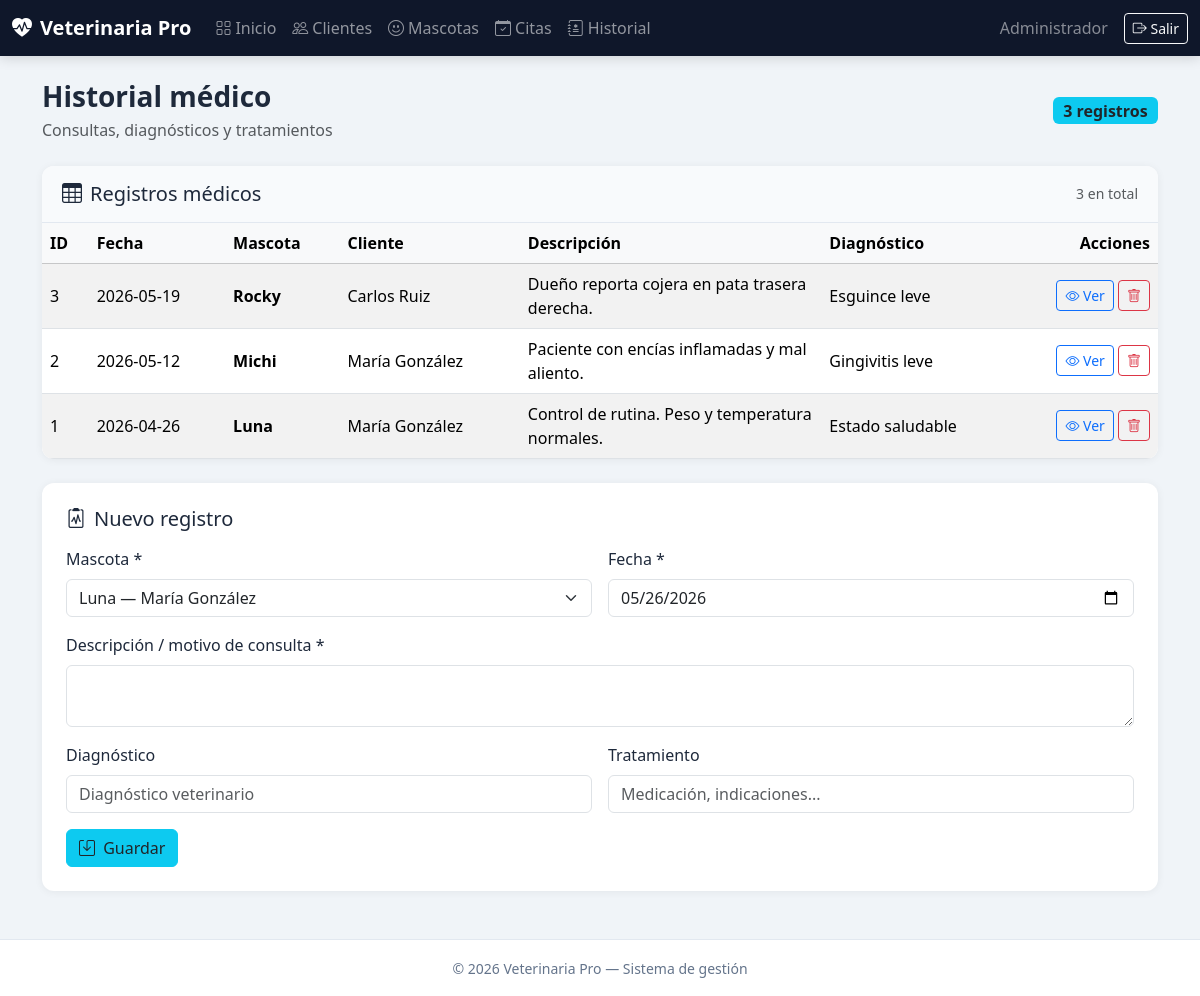
Screenshot of /views/historial.php (signed in) with the database file from the repository.
### tables this page shows
CREATE TABLE IF NOT EXISTS historial (
  id INT AUTO_INCREMENT PRIMARY KEY,
  id_mascota INT NOT NULL,
  descripcion TEXT NOT NULL,
  diagnostico VARCHAR(255),
  tratamiento TEXT,
  fecha DATE NOT NULL,
  FOREIGN KEY (id_mascota) REFERENCES mascotas(id) ON DELETE CASCADE
);

CREATE TABLE IF NOT EXISTS mascotas (
  id INT AUTO_INCREMENT PRIMARY KEY,
  nombre VARCHAR(80) NOT NULL,
  especie VARCHAR(50) NOT NULL,
  raza VARCHAR(80),
  edad INT DEFAULT 0,
  id_cliente INT NOT NULL,
  FOREIGN KEY (id_cliente) REFERENCES clientes(id) ON DELETE CASCADE
);

CREATE TABLE IF NOT EXISTS clientes (
  id INT AUTO_INCREMENT PRIMARY KEY,
  nombre VARCHAR(120) NOT NULL,
  telefono VARCHAR(20),
  direccion VARCHAR(255),
  correo VARCHAR(150),
  creado_en TIMESTAMP DEFAULT CURRENT_TIMESTAMP
);

### includes/datos_lista.php (called while the page is built, shortened)
<?php
function datos_listar(mysqli $conexion, string $sql): array
{
    $res = $conexion->query($sql);
    $filas = [];
    while ($row = $res->fetch_assoc()) {
        $filas[] = $row;
    }
    return $filas;
}

### includes/paths.php (called while the page is built)
<?php
function app_base_path(): string
{
    $dir = str_replace('\\', '/', dirname($_SERVER['SCRIPT_NAME'] ?? ''));
    $leaf = basename($dir);
    if ($leaf === 'views' || $leaf === 'backend') {
        $dir = dirname($dir);
    }
    return rtrim($dir, '/');
}
function app_url(string $path = ''): string
{
    $base = app_base_path();
    $path = ltrim(str_replace('\\', '/', $path), '/');
    return ($base === '' ? '' : $base) . ($path !== '' ? '/' . $path : '');
}

### views/historial.php (the view, shortened to what this page needs)
<?php
require_once '../backend/conexion.php';
require_once '../includes/datos_lista.php';
require_once '../includes/paths.php';
require_once '../includes/header.php';
$mascotasSelect = datos_listar(
    $conexion,
    'SELECT mascotas.id, mascotas.nombre, clientes.nombre AS cliente
     FROM mascotas
     INNER JOIN clientes ON mascotas.id_cliente = clientes.id
     ORDER BY mascotas.nombre ASC'
);
$registros = datos_listar(
    $conexion,
    'SELECT historial.*, mascotas.nombre AS mascota, clientes.nombre AS cliente
     FROM historial
     INNER JOIN mascotas ON historial.id_mascota = mascotas.id
     INNER JOIN clientes ON mascotas.id_cliente = clientes.id
     ORDER BY historial.fecha DESC, historial.id DESC'
);
?>
<div class="page-header d-flex justify-content-between align-items-center flex-wrap gap-2 mb-4">
    <div>
        <h1 class="h3 mb-1">Historial médico</h1>
        <p class="text-muted mb-0">Consultas, diagnósticos y tratamientos</p>
    </div>
    <span class="badge bg-info text-dark fs-6"><?= count($registros) ?> registros</span>
</div>
<section class="table-card mb-4" id="seccion-historial" aria-labelledby="tituloListaHistorial">
    <div class="list-section-header">
        <h2 class="h5 mb-0" id="tituloListaHistorial">
            <i class="bi bi-table me-2"></i>Registros médicos
        </h2>
        <span class="text-muted small"><?= count($registros) ?> en total</span>
    </div>
    <div class="table-responsive">
        <table class="table table-hover table-striped mb-0 align-middle">
            <thead class="table-light">
                <tr>
                    <th>ID</th>
                    <th>Fecha</th>
                    <th>Mascota</th>
                    <th>Cliente</th>
                    <th>Descripción</th>
                    <th>Diagnóstico</th>
                    <th class="text-end" width="140">Acciones</th>
                </tr>
            </thead>
            <tbody>
                <?php if (count($registros) === 0): ?>
                <tr>
                    <td colspan="7" class="text-muted text-center py-5">
                        <i class="bi bi-journal-x display-6 d-block mb-2 opacity-50"></i>
                        Sin registros en el historial clínico.
                    </td>
                </tr>
                <?php else: foreach ($registros as $row): ?>
                <tr>
                    <td><?= (int) $row['id'] ?></td>
                    <td><?= htmlspecialchars($row['fecha']) ?></td>
                    <td class="fw-semibold"><?= htmlspecialchars($row['mascota']) ?></td>
                    <td><?= htmlspecialchars($row['cliente']) ?></td>
                    <td class="text-truncate-cell" title="<?= htmlspecialchars($row['descripcion']) ?>">
                        <?php
                        $desc = $row['descripcion'];
                        echo htmlspecialchars(strlen($desc) > 60 ? substr($desc, 0, 60) . '…' : $desc);
                        ?>
                    </td>
                    <td><?= htmlspecialchars($row['diagnostico'] ?? '—') ?></td>
                    <td class="text-end text-nowrap">
                        <button type="button" class="btn btn-outline-primary btn-sm"
                                data-bs-toggle="modal" data-bs-target="#modalVerHistorial"
                                data-id="<?= (int) $row['id'] ?>"
                                data-fecha="<?= htmlspecialchars($row['fecha'], ENT_QUOTES) ?>"
                                data-mascota="<?= htmlspecialchars($row['mascota'], ENT_QUOTES) ?>"
                                data-cliente="<?= htmlspecialchars($row['cliente'], ENT_QUOTES) ?>"
                                data-descripcion="<?= htmlspecialchars($row['descripcion'], ENT_QUOTES) ?>"
                                data-diagnostico="<?= htmlspecialchars($row['diagnostico'] ?? '', ENT_QUOTES) ?>"
                                data-tratamiento="<?= htmlspecialchars($row['tratamiento'] ?? '', ENT_QUOTES) ?>">
                            <i class="bi bi-eye"></i> Ver
                        </button>
                        <a href="<?= app_url('backend/historial.php') ?>?eliminar=<?= (int) $row['id'] ?>"
                           class="btn btn-outline-danger btn-sm"
                           onclick="return confirm('¿Eliminar este registro?')">
                            <i class="bi bi-trash"></i>
                        </a>
                    </td>
                </tr>
                <?php endforeach; endif; ?>
            </tbody>
        </table>
    </div>
</section>
<div class="form-card">
    <h5 class="mb-3"><i class="bi bi-clipboard2-pulse me-2"></i>Nuevo registro</h5>
    <?php if (count($mascotasSelect) === 0): ?>
    <div class="alert alert-warning mb-0">
        Registre una <a href="mascotas.php">mascota</a> para añadir historial clínico.
    </div>
    <?php else: ?>
    <form method="POST" action="<?= app_url('backend/historial.php') ?>" class="row g-3">
        <div class="col-md-6">
            <label class="form-label">Mascota *</label>
            <select name="mascota" class="form-select" required>
                <?php foreach ($mascotasSelect as $m): ?>
                <option value="<?= (int) $m['id'] ?>">
                    <?= htmlspecialchars($m['nombre']) ?> — <?= htmlspecialchars($m['cliente']) ?>
                </option>
                <?php endforeach; ?>
            </select>
        </div>
        <div class="col-md-6">
            <label class="form-label">Fecha *</label>
            <input type="date" name="fecha" class="form-control" value="<?= date('Y-m-d') ?>" required>
        </div>
        <div class="col-12">
            <label class="form-label">Descripción / motivo de consulta *</label>
            <textarea name="descripcion" class="form-control" rows="2" required></textarea>
        </div>
        <div class="col-md-6">
            <label class="form-label">Diagnóstico</label>
            <input name="diagnostico" class="form-control" placeholder="Diagnóstico veterinario">
        </div>
        <div class="col-md-6">
            <label class="form-label">Tratamiento</label>
            <input name="tratamiento" class="form-control" placeholder="Medicación, indicaciones...">
        </div>
        <div class="col-12">
            <button type="submit" class="btn btn-info text-dark"><i class="bi bi-save me-1"></i> Guardar</button>
        </div>
    </form>
    <?php endif; ?>
</div>
<?php require_once '../includes/footer.php'; ?>

### css/estilos.css (style rules this page uses)
:root { --primary: #0d6efd; --primary-dark: #0a58ca; --success: #198754; --warning: #ffc107; --info: #0dcaf0; --bg: #f0f4f8; --card: #ffffff; --text: #1e293b; --muted: #64748b; --navbar: #0f172a; }
* { box-sizing: border-box; }
body { font-family: 'Segoe UI', system-ui, -apple-system, sans-serif; color: var(--text); margin: 0; }
.app-body { background: var(--bg); min-height: 100vh; display: flex; flex-direction: column; }
.page-header h1 { font-weight: 700; }
.form-card { background: var(--card); border-radius: 12px; padding: 1.5rem; box-shadow: 0 1px 8px rgba(0, 0, 0, 0.06); margin-bottom: 1.5rem; }
.table-card { background: var(--card); border-radius: 12px; overflow: hidden; box-shadow: 0 1px 8px rgba(0, 0, 0, 0.06); }
.list-section-header { display: flex; justify-content: space-between; align-items: center; flex-wrap: wrap; gap: 0.5rem; padding: 1rem 1.25rem; border-bottom: 1px solid #e2e8f0; background: #f8fafc; }
.text-truncate-cell { max-width: 220px; }

### rows the page displays
historial: id "3", fecha "2026-05-19", id_mascota.nombre "Rocky", clientes.nombre "Carlos Ruiz", descripcion "Dueño reporta cojera en pata trasera derecha.", diagnostico "Esguince leve"
historial: id "2", fecha "2026-05-12", id_mascota.nombre "Michi", clientes.nombre "María González", descripcion "Paciente con encías inflamadas y mal aliento.", diagnostico "Gingivitis leve"
historial: id "1", fecha "2026-04-26", id_mascota.nombre "Luna", clientes.nombre "María González", descripcion "Control de rutina. Peso y temperatura normales.", diagnostico "Estado saludable"

### other values shown
$_SESSION['nombre'] "Administrador"
count($registros) "3"
form field mascota "Luna — María González"
